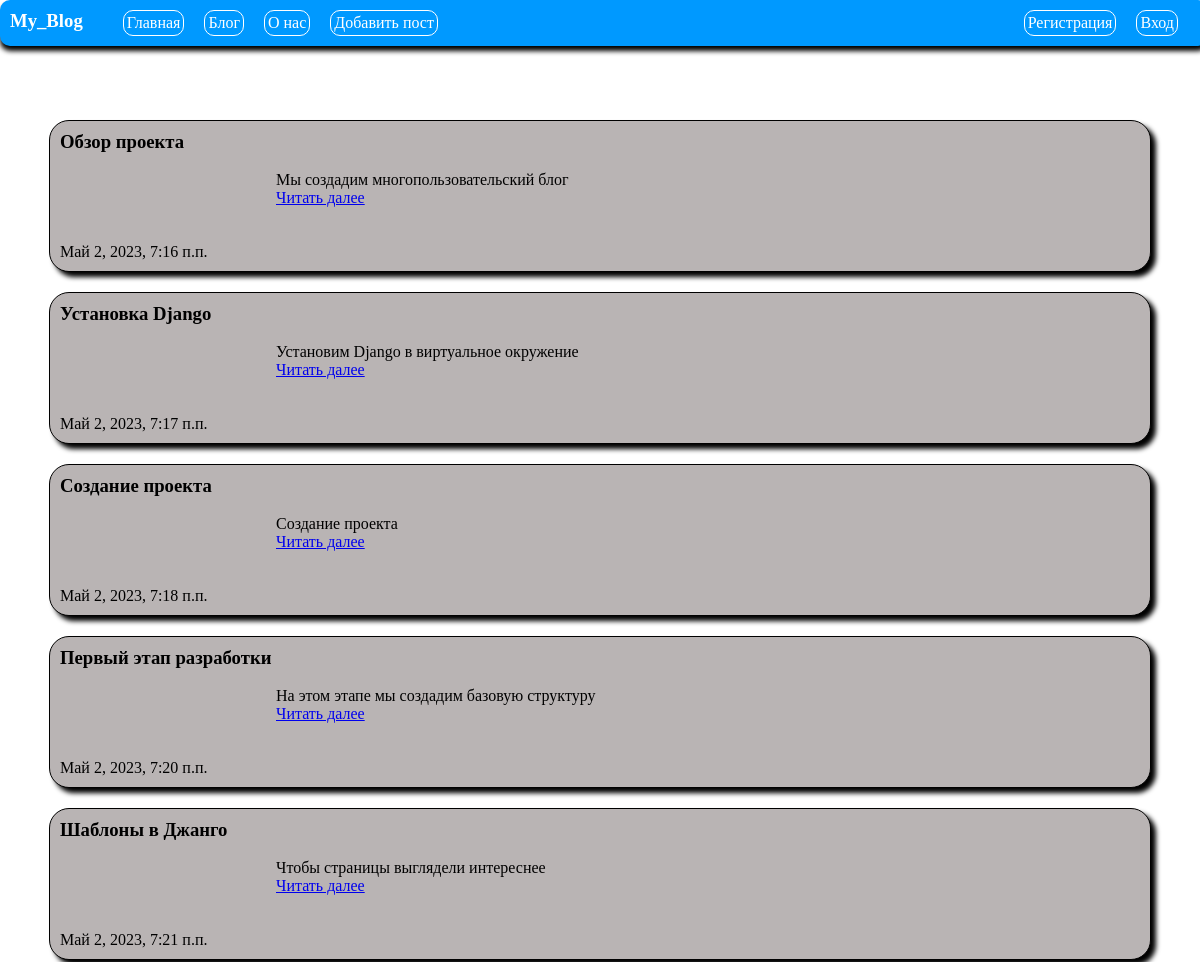
/blog/ (upper part), run on an earlier commit of the app's database.
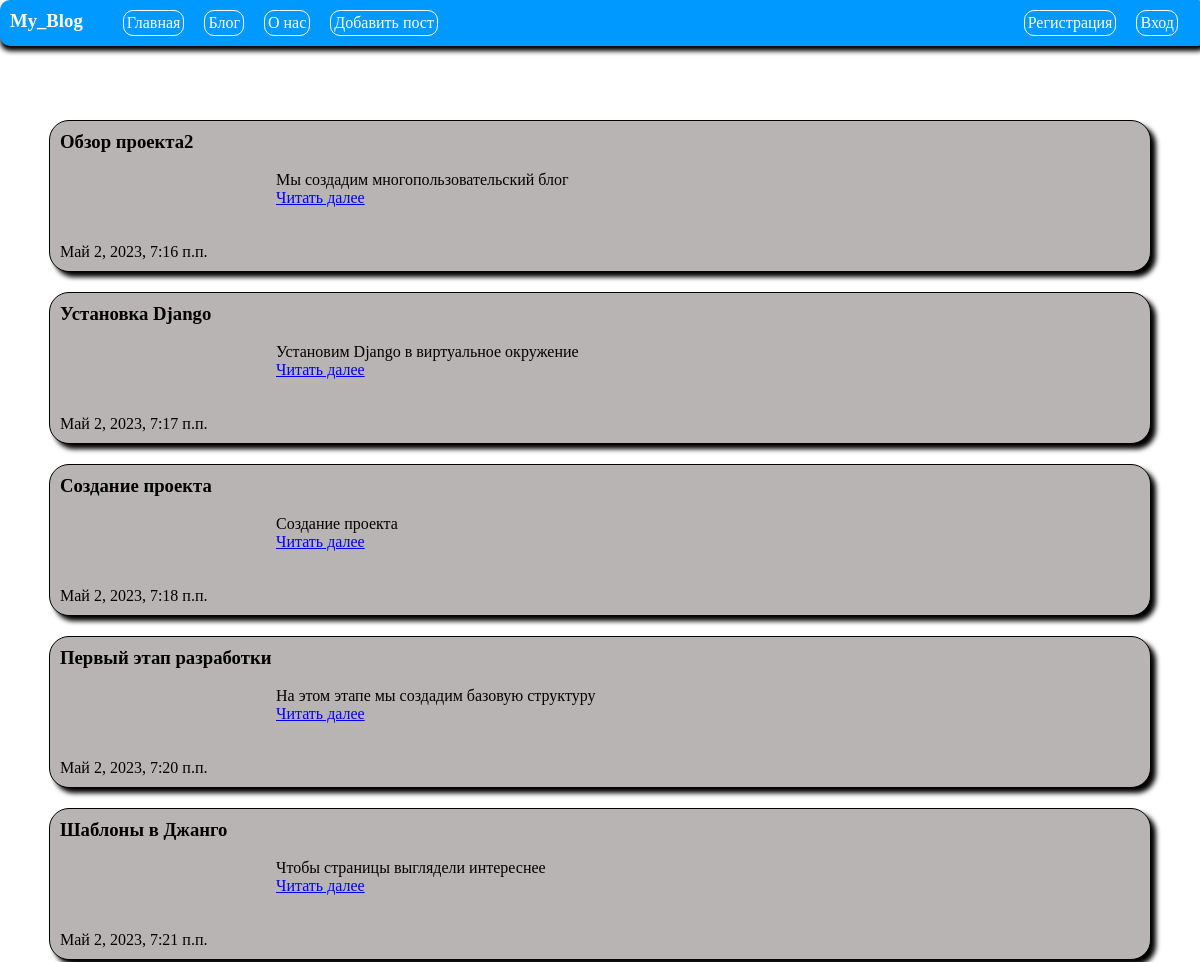
And on a later commit of the database.
### blog/models.py (models this page shows, shortened)
class Post(models.Model):
    title = models.CharField('Заголовок', max_length=50)
    anons = models.CharField('Анонс', max_length=250)
    text = models.TextField('Статья')
    date = models.DateTimeField('Дата публикации')
    class Meta:
        verbose_name = 'Новость'
        verbose_name_plural = 'Новости'

### blog/views.py (the view)
# urls.py: path('blog/', views.blog, name='blog'),
def blog(request):
    posts = {
        'posts': Post.objects.all()
    }
    return render(request, 'blog/blog.html', posts)

### blog/templates/blog/blog.html (shortened to what this page needs)
{% extends "blog/layout.html" %}
{% block content %}
<main>
    {% if posts %}
        {% for post in posts %}
            <div class="card">
                <h3>{{ post.title }}</h3><br>
                <div class="text_post">
                    <p>{{ post.anons }}</p>
                    <a href="{% url 'post' post.id %}">Читать далее</a>
                </div><br>
                <p>{{ post.author }}</p><br>
                <p>{{ post.date }}</p>
            </div>
        {% endfor %}
    {% else %}
        <p>Новостей нет!</p>
    {% endif %}
</main>
{% endblock %}

What changed in the data, as far as the page shows it:
changed Post "Мы создадим многопользовательский блог": title "Обзор проекта" → "Обзор проекта2"
